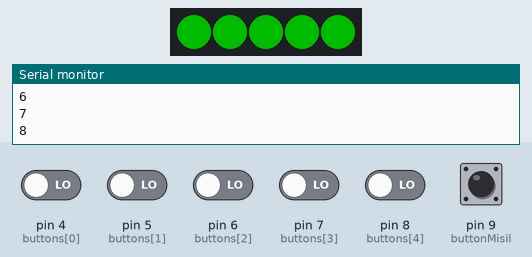
Recording of a sketch running on a simulated Arduino Uno, built with avr-gcc and run on an emulated ATmega328P. Shown: 5 RGB LEDs in strip order, left to right, the last lines printed to the serial monitor. The test bench sets the inputs (shaded band); at power-on: pin 4 (buttons[0]), pin 5 (buttons[1]), pin 6 (buttons[2]), pin 7 (buttons[3]), pin 8 (buttons[4]), pin 9 (buttonMisil) LOW. Dim RGB values are drawn brighter than linear.

Above: at 3.2 s.
3.3 s: pin 9 (buttonMisil) pulled HIGH for 0.15 s
At 3.4 s:
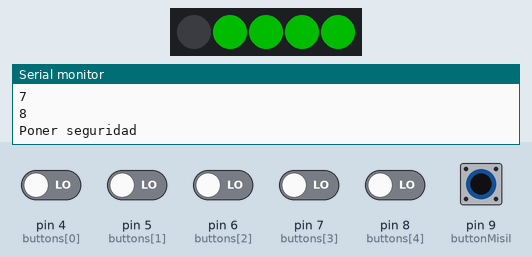
4.0 s: pin 4 (buttons[0]) driven HIGH and pin 5 (buttons[1]) driven HIGH and pin 6 (buttons[2]) driven HIGH and pin 7 (buttons[3]) driven HIGH and pin 8 (buttons[4]) driven HIGH
7.0 s: pin 4 (buttons[0]) driven LOW
At 8.4 s:
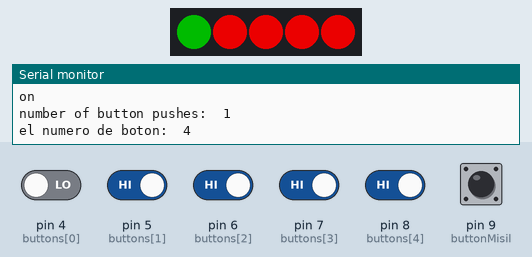
8.9 s: pin 4 (buttons[0]) driven HIGH
At 10.0 s:
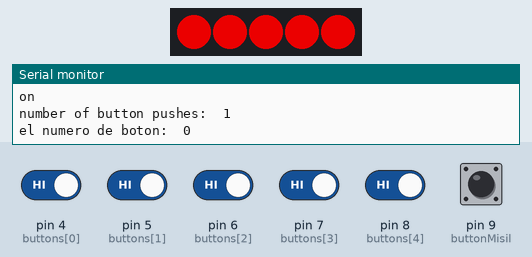
10.4 s: pin 5 (buttons[1]) driven LOW
11.9 s: pin 5 (buttons[1]) driven HIGH
At 12.2 s:
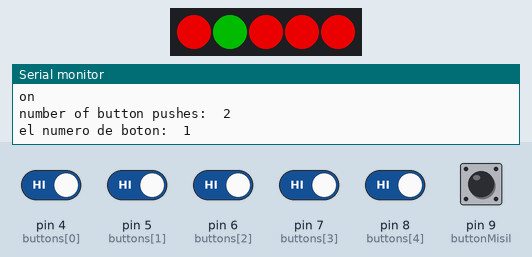
Timing chart, 0 to 14.4 s (numbered marks = the images above; inputs shaded):
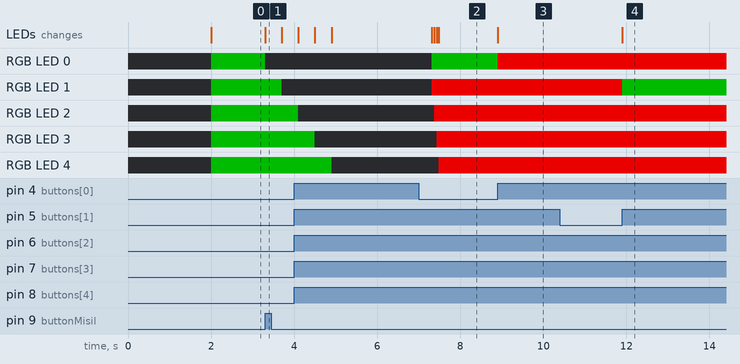

Measured:
- after the input at 3.3 s, RGB LED 0: RGB(0, 75, 0) → off at once; RGB LED 1: RGB(0, 75, 0) → off after 0.40 s; the LEDs: change at once (image 1)
- after the input at 7.0 s, the LEDs: first change after 0.31 s (image 2 shows a later state)
- after the input at 8.9 s, RGB LED 0: RGB(0, 75, 0) → RGB(191, 0, 0) at once; the LEDs: change at once (image 3)
- after the input at 11.9 s, RGB LED 1: RGB(191, 0, 0) → RGB(0, 75, 0) at once; the LEDs: change at once (image 4)

The sketch:

deteccionCambiosBucle.ino
```cpp
#include "FastLED.h"

#define NUM_LEDS 25
#define DATA_PIN 10
#define NUM_LEDS_ART 5
#define DATA_PIN_ART 2 //amarillo
#define CLOCK_PIN_ART 3 //verde

int ihue = 0;
CRGB leds[NUM_LEDS];
CRGB leds_art[NUM_LEDS_ART];
const int  buttonPin = 6;
byte buttons[] = {4, 5, 6, 7, 8};
byte buttonMisil = 9;

bool pulsado = false;

int buttonPushCounter[] = {0, 0, 0, 0, 0};
int buttonState[]       = {0, 0, 0, 0, 0};
int lastButtonState[]   = {0, 0, 0, 0, 0};

int buttonPushCounterMisil = 0;
int buttonStateMisil       = 0;
int lastButtonStateMisil   = 0;

void setup() {
  delay(2000);
  FastLED.addLeds<WS2801, DATA_PIN_ART, CLOCK_PIN_ART, RGB>(leds_art, NUM_LEDS_ART);
   Serial.begin(9600);
   for (int i=0; i < 5; i++){
     pinMode(buttons[i], INPUT);
     Serial.println(buttons[i]);
   }
   pinMode(buttonMisil, INPUT);
}


void loop() {
  for (int i=0; i < 5; i++){
    buttonState[i] = digitalRead(buttons[i]);
  }
  buttonStateMisil = digitalRead(buttonMisil);
  botones(0);
  botones(1);
  botones(2);
  botones(3);
  botones(4);
  misil();
}


void botones(int i) {
  if (buttonState[i] != lastButtonState[i]) {
    if (buttonState[i] == HIGH) {
      buttonPushCounter[i]++;
      Serial.println("on");
      Serial.print("number of button pushes:  ");
      Serial.println(buttonPushCounter[i]);
      Serial.print("el numero de boton:  ");
      Serial.println(i);
    }
    else {
      Serial.println("off");
    }
  }
  lastButtonState[i] = buttonState[i];
  if (buttonPushCounter[i] % 2 == 0) {
    leds_art[i] = 0x006400;
    leds_art[i].fadeLightBy( 64 );
    LEDS.show();
  } else {
    leds_art[i] = 0xFF0000;
    leds_art[i].fadeLightBy( 64 );
    LEDS.show();
  }
}

//Boton misil
void misil() {
  for (int i=0; i < 5; i++){
   if(buttonPushCounter[i] != 0){
     pulsado = true;
   }
  }
  if (buttonStateMisil != lastButtonStateMisil) {
    if (buttonStateMisil == HIGH && pulsado == false) {
      buttonPushCounterMisil++;
      Serial.println("Poner seguridad");
      leds_art[0] = 0x000000;
      LEDS.show();
      delay(400);
      leds_art[1] = 0x000000;
      LEDS.show();
      delay(400);
      leds_art[2] = 0x000000;
      LEDS.show();
      delay(400);
      leds_art[3] = 0x000000;
      LEDS.show();
      delay(400);
      leds_art[4] = 0x000000;
      LEDS.show();
      delay(400);
      asm volatile ("  jmp 0");
    }
    else {
      Serial.print("el numero de boton:  ");
      Serial.println("Misil");
      delay(3000);
    }
  }
  lastButtonStateMisil = buttonStateMisil;
  if (buttonPushCounterMisil % 2 == 0) {
  } else {
  }
}
```
